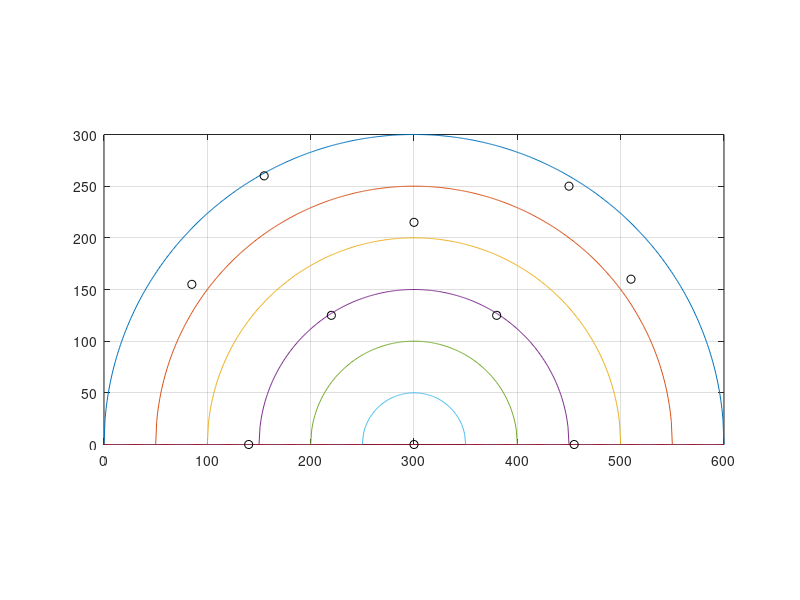

MATLAB code for this plot: (Note: this script raises an error after producing the figure.)
close all, clear all, clc;
x = 0:600;

for(R=300:-50:0),
y = sqrt(R.^2 - (x-300).^2)+00;
plot(x,y);
grid, hold on;
pbaspect([1 0.5 1]);
end


gtw = [300 0];
pos = [85 155; 140 0; 155 260; 220 125; 300 215; 380 125; 450 250; 455 0; 510 160];
pos = [gtw; pos];
plot(pos(:,1)',pos(:,2)', 'ok');


R = 150;
theta = 60*pi/180;
 
Y = [2,4,6,8,10];
Y = unique(Y)
n = max(size(Y));

load('result4_sensors.mat')

plotSensors(sensors,0);

DIRECT = 0;
FLOODING = 1;
HIERARCHICAL = 2;

FoV_results4
save('wks_results4.mat');

protocol = DIRECT;
data_results4
dataInComp
figure;
silva2012Comp
title('DIRECT');
values_Direct = values_FULL;
save('wks_results4_values_Direct.mat','values_Direct');

clear all;
load('wks_results4.mat');
protocol = FLOODING;
data_results4
dataInComp
figure;
silva2012Comp
title('FLOODING');
values_Flooding = values_FULL;
save('wks_results4_values_Flooding.mat','values_Flooding');

clear all;
load('wks_results4.mat');
protocol = HIERARCHICAL;
data_results4
dataInComp
figure;
silva2012Comp
title('HIERARCHICAL');
values_Hierarchical = values_FULL;

load('wks_results4_values_Direct.mat');
load('wks_results4_values_Flooding.mat');

figure, plot(t(1:ceil(size(t,2)/20)),values_Direct(1:ceil(size(t,2)/20)),'-*k',...
t(1:ceil(size(t,2)/20)),values_Flooding(1:ceil(size(t,2)/20)),'--dr','MarkerIndices',1:50:size(t,2));
legend('DIRECT','FLOODING');
xlabel('t');
ylabel(prop);
grid;

figure, plot(t(1:ceil(size(t,2)/20)),values_Direct(1:ceil(size(t,2)/20)),'-*k',...
t(1:ceil(size(t,2)/20)),values_Flooding(1:ceil(size(t,2)/20)),'--dr',...
t(1:ceil(size(t,2)/20)),values_Hierarchical(1:ceil(size(t,2)/20)),':ob','MarkerIndices',1:50:size(t,2));
legend('DIRECT','FLOODING','HIERARCHICAL');
xlabel('t');
ylabel(prop);
grid;

